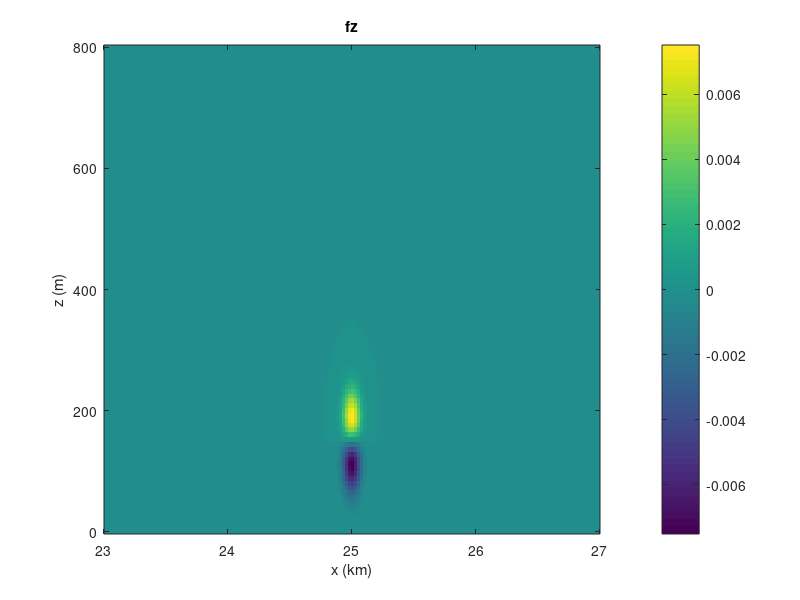
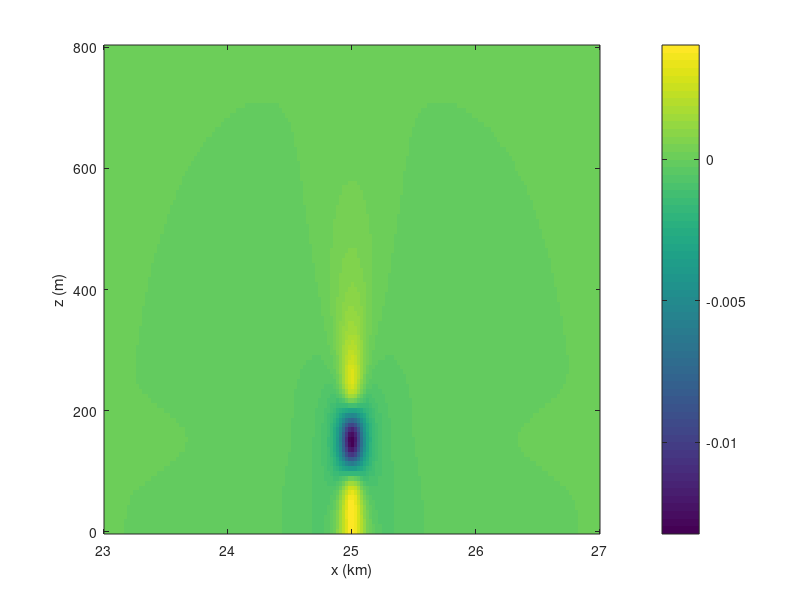
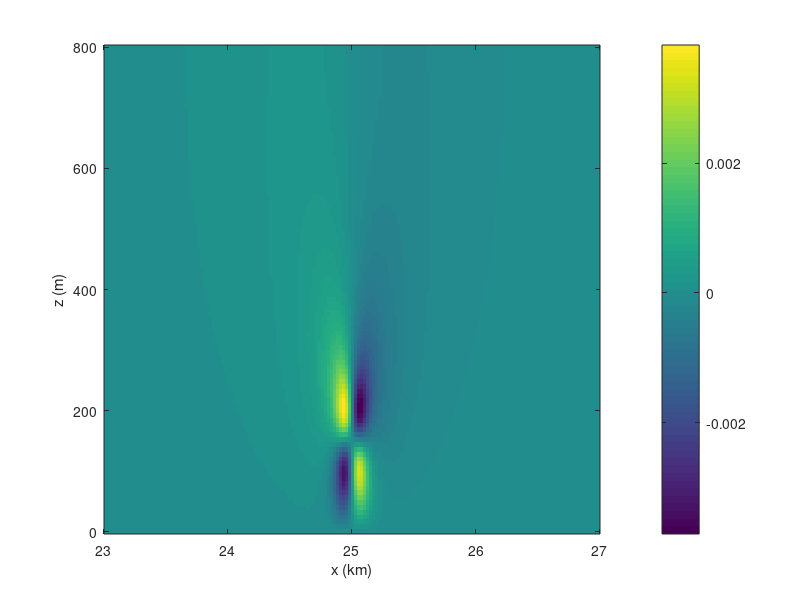

MATLAB code for these plots, in order:
clear; clc;

%% Parameters
U0 = 20;
Lx = 100000;
H  = 800;
Nx = 4096;
Nz = 101;

x  = linspace(0, Lx, Nx);
z  = linspace(0, H,  Nz);
dz = z(2) - z(1);

%% Turbine forcing f_x(x,z)
A    = 0.5;
x0   = Lx/4;
z0   = 150;
sigx = 50;
sigz = 40;

[X,Z] = meshgrid(x, z);

fx = -A .* exp(-(X-x0).^2/(2*sigx^2)) .* ...
         exp(-(Z-z0).^2/(2*sigz^2));

fz = fx .* (-(Z - z0)/sigz^2);

%% FFT in x
fx_hat = fft(fx, [], 2);
fz_hat = fft(fz, [], 2);

% Wavenumbers corresponding to FFT ordering
kvec = (2*pi/Lx) * [0:(Nx/2-1), -Nx/2:-1];

%% Preallocate Fourier coefficients of w
w_hat = zeros(Nz, Nx);

%% Loop over Fourier modes
for ik = 1:Nx
    k = kvec(ik);
    
    rhs = -1i * k * fz_hat(:,ik);   % Nz x 1 (complex)

    % Build matrix L for this k
    L = zeros(Nz, Nz);

    % Bottom BC: w(0) = 0  -> w_1 = 0
    L(1,1) = 1;
    rhs(1) = 0;

    % Interior points j = 2..Nz-1
    for j = 2:Nz-1
        L(j,j-1) =  U0/dz^2;
        L(j,j)   = -2*U0/dz^2 - U0*k^2;
        L(j,j+1) =  U0/dz^2;
    end

    % Top BC: w_z(H) = 0 -> (w_N - w_{N-1})/dz = 0
    L(Nz, :)    = 0;
    L(Nz, Nz)   =  1;
    L(Nz, Nz-1) = -1;
    rhs(Nz)     = 0;

    % Solve linear system for this Fourier mode
    w_hat(:,ik) = L \ rhs;
end

%% Inverse FFT in x to get w(x,z)
w = ifft(w_hat, [], 2);
w = real(w);

%% Recover u(x,z) from w_hat and plot

%Compute d w_hat / dz for each Fourier mode
Wz_hat = zeros(Nz, Nx);

for ik = 1:Nx
    wmode = w_hat(:,ik);
    dwdz  = zeros(Nz,1);

    % interior points: central difference
    dwdz(2:Nz-1) = ( wmode(3:Nz) - wmode(1:Nz-2) ) / (2*dz);

    % bottom: forward difference
    dwdz(1) = (wmode(2) - wmode(1)) / dz;

    % top: Neumann BC w_z(H)=0
    dwdz(Nz) = 0;

    Wz_hat(:,ik) = dwdz;
end

%Use continuity in Fourier space: u_hat = - (1/(i k)) * d w_hat/dz
u_hat = zeros(Nz, Nx);

for ik = 1:Nx
    k = kvec(ik);
    if abs(k) < 1e-12
        u_hat(:,ik) = 0;
    else
        u_hat(:,ik) = - Wz_hat(:,ik) / (1i * k);
    end
end

%Inverse FFT in x to get u(x,z)
u = ifft(u_hat, [], 2);   % Nz x Nx
u = real(u);              % physical field is real

%% Plot u(x,z) and w(x,z)

% Heatmap of fz
figure;

imagesc(x/1000, z, fz);
set(gca,'YDir','normal');
xlim([23,27]);
xlabel('x (km)');
ylabel('z (m)');
title("fz");
colorbar;


% Heatmap of u
figure;
title("u")
imagesc(x/1000, z, u);
set(gca,'YDir','normal');
xlim([23,27]);
xlabel('x (km)');
ylabel('z (m)');
colorbar;

% Heatmap of w
figure;
title("w")
imagesc(x/1000, z, w);
set(gca,'YDir','normal');
xlim([23,27]);
xlabel('x (km)');
ylabel('z (m)');

colorbar;
